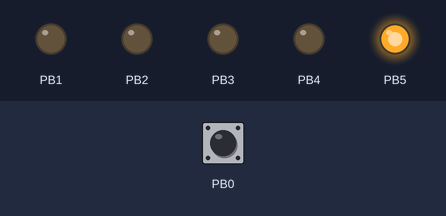
Bench run of a program on a simulated ATmega328P, built with avr-gcc and emulated at 16 MHz (the files do not name the chip). On the bench: output pins drawn as LEDs (lit = HIGH). The test bench sets the inputs (shaded band); at power-on: PB0 HIGH.

Above: at 19.5 s.
19.6 s: PB0 pulled LOW for 0.15 s
At 36.0 s:
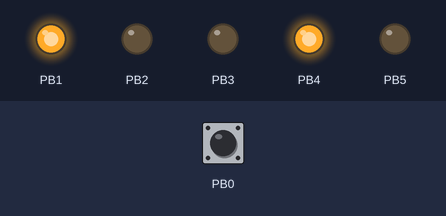
At 38.4 s:
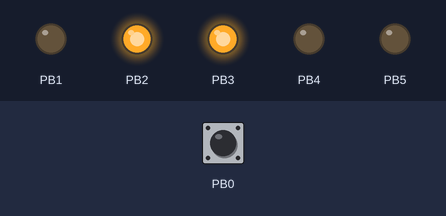
Timing chart, 0 to 39.9 s (numbered marks = the images above; inputs shaded):
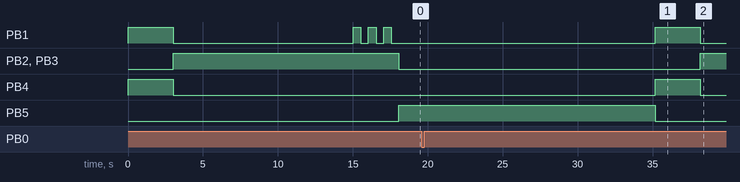

Measured:
- after the input at 19.6 s, PB1, PB4: LOW → HIGH after 15.6 s, → LOW 3.0 s later; PB2, PB3: LOW → HIGH after 18.6 s; PB5: HIGH → LOW after 15.6 s

The program:

main.c
```c
#define F_CPU   16000000
#include <util/delay.h>
#include <avr/io.h>

//Definindo os estados ON e OFF de cada variável
//Pedestre
#define vmp_on PORTB |= (1<<1)
#define vmp_off PORTB &= ~(1<<1)

#define vdp_on PORTB |= (1<<2)
#define vdp_off PORTB &= ~(1<<2)

//Veículos
#define vm_on PORTB |= (1<<3)
#define vm_off PORTB &= ~(1<<3)

#define am_on PORTB |= (1<<4)
#define am_off PORTB &= ~(1<<4)

#define vd_on PORTB |= (1<<5)
#define vd_off PORTB &= ~(1<<5)

void vermelho()
{
	vm_on;
	am_off;
	vd_off;
	vmp_off;
	vdp_on;
}

void amarelo()
{
	vm_off;
	am_on;
	vd_off;
	vmp_on;
	vdp_off;
}

void verde()
{
	vm_off;
	am_off;
	vd_on;
	vmp_off;
	vdp_off;
}

void pisca()
{
	vd_off;
	PORTB ^= (1<<1);
}


int main(void)
{
	//Entradas
	DDRB &= ~(1<<0); // PB0 = B0
	PORTB |= (1<<0); // Para ligar o pull-up

	//Saídas
	DDRB |= ((1<<1)|(1<<2)|(1<<3)|(1<<4)|(1<<5));
	unsigned int c = 0;

    while (1)
    {
		if(c < 3000)
		{
			amarelo();
		}
		else if(c < 15000)
		{
			vermelho();
		}
		else if(c < 18000)
		{
			if((c % 500) == 0)
			{
				pisca();
			}
		}
		else if(c < 50000)
		{
			verde();
			if(!(PINB & (1<<0))) //B0
			{
				c = 50000;
			}
		}
		else if(c < 60000)
		{
			verde();
		}
		_delay_ms(1);
		c++;
	}
}
```
